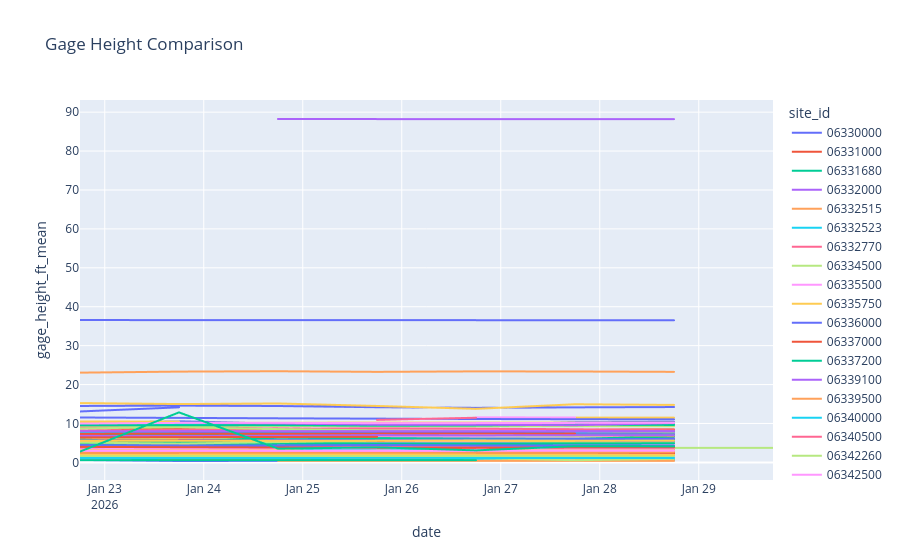

The code cell stored with this chart in its notebook:
### Code cell
fig = px.line(df, x='date', y='gage_height_ft_mean', color='site_id', title='Gage Height Comparison')
fig.show()
